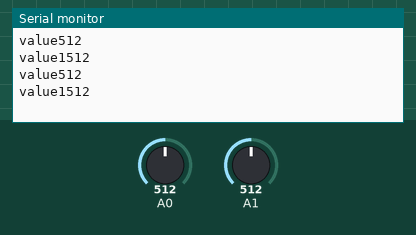
Simulated run of this sketch. Board: Arduino Uno, built with avr-gcc and run on an emulated ATmega328P. On the bench: the last lines printed to the serial monitor. The inputs (shaded band) are chosen by the test bench; at power-on: A0 = 512, A1 = 512.

Above: at 1.8 s.
1.9 s: A0 set to 716
At 2.8 s:
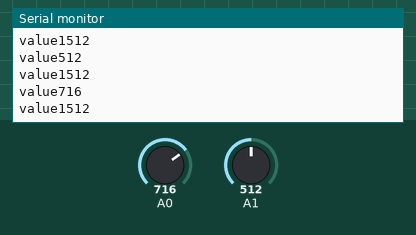
3.4 s: A1 set to 716
At 4.7 s:
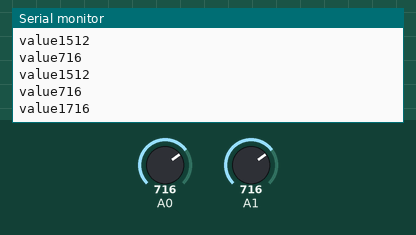
4.9 s: A0 set to 900
At 5.8 s:
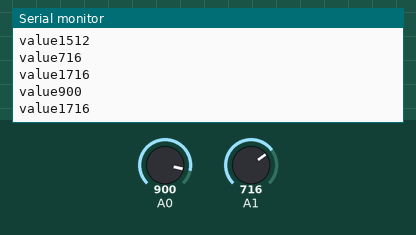
6.4 s: A1 set to 900
At 7.8 s:
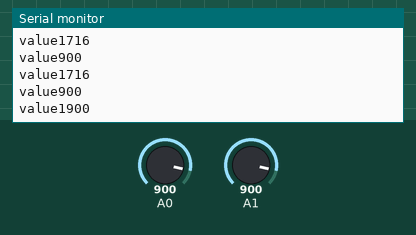
Timing chart, 0 to 8.9 s (numbered marks = the images above; inputs shaded):
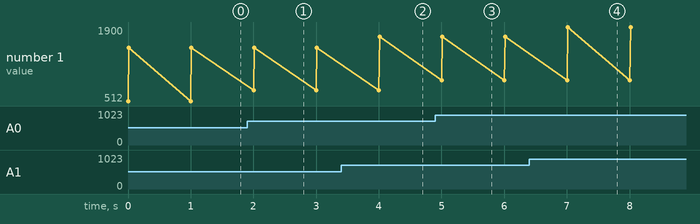

The sketch:

sketch_nov19a.ino
```cpp
int D3;
int D4;
void setup() {
  // put your setup code here, to run once:
pinMode (A0,INPUT);
pinMode (A1,INPUT);
pinMode (D3,OUTPUT);
pinMode (D4,OUTPUT);
Serial.begin (9600);
}

void loop() {
  // put your main code here, to run repeatedly:
int sensorvalue=analogRead(A0);
Serial.print ("value");
Serial.println (sensorvalue);
if (sensorvalue >300)
{
  digitalWrite (D3,HIGH);
}
else
{
  digitalWrite (D3,LOW);
}


int sensorvalue1=analogRead(A1);
Serial.print ("value1");
Serial.println (sensorvalue1);
delay (1000);
if (sensorvalue1>200)
{
  digitalWrite (D4,HIGH);

}
else
{
  digitalWrite (D4,LOW);
}

if (sensorvalue>300 && sensorvalue1>200)
{
  digitalWrite (D3,HIGH);
  digitalWrite (D4,HIGH);
}
else
{
  digitalWrite (D3,LOW);
  digitalWrite (D4,LOW);
}
}
```

Measured:
- after the input at 1.9 s, the serial monitor: prints a new line after 0.10 s (image 1)
- after the input at 3.4 s, the serial monitor: prints a new line after 0.61 s (image 2)
- after the input at 4.9 s, the serial monitor: prints a new line after 0.10 s (image 3)
- after the input at 6.4 s, the serial monitor: prints a new line after 0.62 s (image 4)
- plotted number 1: 1512 → 1716 after the input at 3.4 s, 1716 → 1900 after the input at 6.4 s
